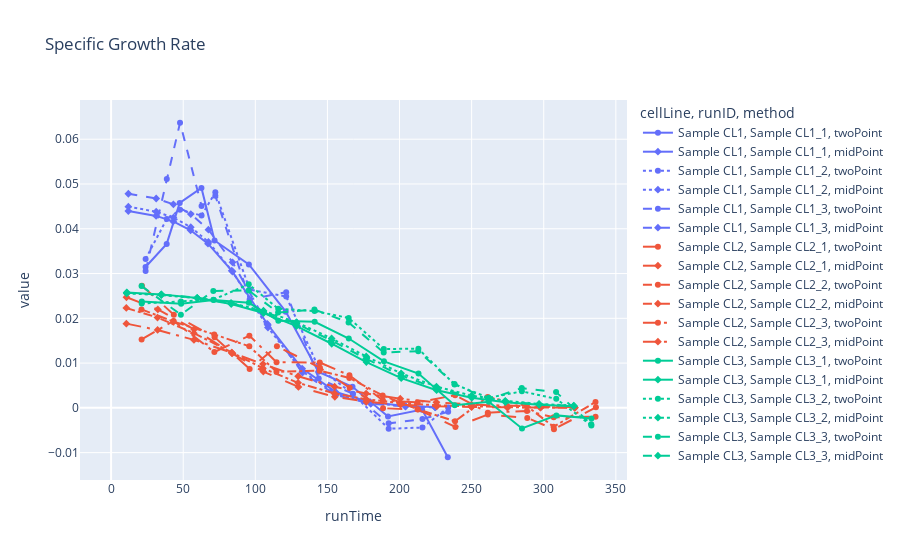

Here is the notebook cell this chart was saved with:
### Code cell
df = cell_df[(cell_df['profile']=='spRate') & (cell_df['kind']=='growthRate')]
fig = px.line(df, x='runTime', y='value', 
              title='Specific Growth Rate',
              color='cellLine', line_dash='runID', symbol='method')
fig

### Figure 1 — Plotly figure (JSON) as saved in the notebook; plotly's stock layout.template omitted (floating-point values rounded to 4 significant figures)
{"data": [{"hovertemplate": "cellLine=Sample CL1<br>runID=Sample CL1_1<br>method=twoPoint<br>runTime=%{x}<br>value=%{y}<extra></extra>", "legendgroup": "Sample CL1, Sample CL1_1, twoPoint", "line": {"color": "#636efa", "dash": "solid"}, "marker": {"symbol": "circle"}, "mode": "lines+markers", "name": "Sample CL1, Sample CL1_1, twoPoint", "orientation": "v", "showlegend": true, "type": "scatter", "x": [0, 23.88, 38.55, 47.58, 62.65, 71.75, 95.53, 121.1, 143.8, 167.4, 192, 215.7, 233.5], "xaxis": "x", "y": [null, 0.03146, 0.03662, 0.04578, 0.04912, 0.03739, 0.03202, 0.02149, 0.008038, 0.004712, -0.001938, -0.0003941, -0.01103], "yaxis": "y"}, {"hovertemplate": "cellLine=Sample CL1<br>runID=Sample CL1_1<br>method=midPoint<br>runTime=%{x}<br>value=%{y}<extra></extra>", "legendgroup": "Sample CL1, Sample CL1_1, midPoint", "line": {"color": "#636efa", "dash": "solid"}, "marker": {"symbol": "diamond"}, "mode": "lines+markers", "name": "Sample CL1, Sample CL1_1, midPoint", "orientation": "v", "showlegend": true, "type": "scatter", "x": [11.94, 31.22, 43.07, 55.12, 67.2, 83.64, 108.3, 132.5, 155.6, 179.7, 203.8, 224.6], "xaxis": "x", "y": [0.04394, 0.04287, 0.04164, 0.03967, 0.03667, 0.03065, 0.01873, 0.008782, 0.003568, 0.001281, 0.0004436, 0.0001764], "yaxis": "y"}, {"hovertemplate": "cellLine=Sample CL1<br>runID=Sample CL1_2<br>method=twoPoint<br>runTime=%{x}<br>value=%{y}<extra></extra>", "legendgroup": "Sample CL1, Sample CL1_2, twoPoint", "line": {"color": "#636efa", "dash": "dot"}, "marker": {"symbol": "circle"}, "mode": "lines+markers", "name": "Sample CL1, Sample CL1_2, twoPoint", "orientation": "v", "showlegend": true, "type": "scatter", "x": [0, 23.93, 38.62, 47.8, 62.72, 72.28, 96.1, 121.4, 144.0, 167.6, 192.5, 215.9, 233.7], "xaxis": "x", "y": [null, 0.03326, 0.0422, 0.04422, 0.04295, 0.04814, 0.02641, 0.02487, 0.008957, 0.003109, -0.004656, -0.0044, 0.0001023], "yaxis": "y"}, {"hovertemplate": "cellLine=Sample CL1<br>runID=Sample CL1_2<br>method=midPoint<br>runTime=%{x}<br>value=%{y}<extra></extra>", "legendgroup": "Sample CL1, Sample CL1_2, midPoint", "line": {"color": "#636efa", "dash": "dot"}, "marker": {"symbol": "diamond"}, "mode": "lines+markers", "name": "Sample CL1, Sample CL1_2, midPoint", "orientation": "v", "showlegend": true, "type": "scatter", "x": [11.97, 31.27, 43.21, 55.26, 67.5, 84.19, 108.8, 132.7, 155.8, 180.1, 204.2, 224.8], "xaxis": "x", "y": [0.04494, 0.04381, 0.04249, 0.04036, 0.03706, 0.03043, 0.01794, 0.008115, 0.003186, 0.001101, 0.000371, 0.000145], "yaxis": "y"}, {"hovertemplate": "cellLine=Sample CL1<br>runID=Sample CL1_3<br>method=twoPoint<br>runTime=%{x}<br>value=%{y}<extra></extra>", "legendgroup": "Sample CL1, Sample CL1_3, twoPoint", "line": {"color": "#636efa", "dash": "dash"}, "marker": {"symbol": "circle"}, "mode": "lines+markers", "name": "Sample CL1, Sample CL1_3, twoPoint", "orientation": "v", "showlegend": true, "type": "scatter", "x": [0, 23.93, 38.62, 47.8, 62.72, 72.28, 96.1, 121.4, 144.0, 167.6, 192.5, 215.9, 233.7], "xaxis": "x", "y": [null, 0.03059, 0.0511, 0.06368, 0.04506, 0.04737, 0.02425, 0.02582, 0.006562, 0.003151, -0.003455, -0.002506, -0.0008744], "yaxis": "y"}, {"hovertemplate": "cellLine=Sample CL1<br>runID=Sample CL1_3<br>method=midPoint<br>runTime=%{x}<br>value=%{y}<extra></extra>", "legendgroup": "Sample CL1, Sample CL1_3, midPoint", "line": {"color": "#636efa", "dash": "dash"}, "marker": {"symbol": "diamond"}, "mode": "lines+markers", "name": "Sample CL1, Sample CL1_3, midPoint", "orientation": "v", "showlegend": true, "type": "scatter", "x": [11.97, 31.27, 43.21, 55.26, 67.5, 84.19, 108.8, 132.7, 155.8, 180.1, 204.2, 224.8], "xaxis": "x", "y": [0.04781, 0.04676, 0.04546, 0.04329, 0.0398, 0.03251, 0.01851, 0.007854, 0.002872, 0.0009232, 0.0002902, 0.000107], "yaxis": "y"}, {"hovertemplate": "cellLine=Sample CL2<br>runID=Sample CL2_1<br>method=twoPoint<br>runTime=%{x}<br>value=%{y}<extra></extra>", "legendgroup": "Sample CL2, Sample CL2_1, twoPoint", "line": {"color": "#EF553B", "dash": "longdash"}, "marker": {"symbol": "circle"}, "mode": "lines+markers", "name": "Sample CL2, Sample CL2_1, twoPoint", "orientation": "v", "showlegend": true, "type": "scatter", "x": [0, 21.35, 43.48, 71.77, 96.07, 115.0, 144.8, 165.4, 188.6, 212.8, 238.8, 261.2, 288.6, 307.1, 336.2], "xaxis": "x", "y": [null, 0.0273, 0.02079, 0.01577, 0.008674, 0.01376, 0.008962, 0.004476, -7.59e-05, -0.0003918, -0.004255, -0.001491, -0.002244, -0.004757, 0.0001155], "yaxis": "y"}, {"hovertemplate": "cellLine=Sample CL2<br>runID=Sample CL2_1<br>method=midPoint<br>runTime=%{x}<br>value=%{y}<extra></extra>", "legendgroup": "Sample CL2, Sample CL2_1, midPoint", "line": {"color": "#EF553B", "dash": "longdash"}, "marker": {"symbol": "diamond"}, "mode": "lines+markers", "name": "Sample CL2, Sample CL2_1, midPoint", "orientation": "v", "showlegend": true, "type": "scatter", "x": [10.68, 32.42, 57.62, 83.92, 105.5, 129.9, 155.1, 177, 200.7, 225.8, 250, 274.9, 297.8, 321.6], "xaxis": "x", "y": [0.02471, 0.02198, 0.01754, 0.01215, 0.008104, 0.004679, 0.002469, 0.00137, 0.0007087, 0.0003483, 0.0001745, 8.538e-05, 4.417e-05, 2.227e-05], "yaxis": "y"}, {"hovertemplate": "cellLine=Sample CL2<br>runID=Sample CL2_2<br>method=twoPoint<br>runTime=%{x}<br>value=%{y}<extra></extra>", "legendgroup": "Sample CL2, Sample CL2_2, twoPoint", "line": {"color": "#EF553B", "dash": "dashdot"}, "marker": {"symbol": "circle"}, "mode": "lines+markers", "name": "Sample CL2, Sample CL2_2, twoPoint", "orientation": "v", "showlegend": true, "type": "scatter", "x": [0, 21.09, 43.24, 71.52, 95.82, 114.7, 144.6, 165.2, 188.3, 212.5, 238.5, 261.1, 288.3, 306.8, 335.9], "xaxis": "x", "y": [null, 0.02199, 0.01928, 0.01641, 0.01375, 0.008064, 0.008306, 0.006683, 0.002767, -0.0003117, -0.003, 0.002442, 0.0004039, -0.004212, 0.001315], "yaxis": "y"}, {"hovertemplate": "cellLine=Sample CL2<br>runID=Sample CL2_2<br>method=midPoint<br>runTime=%{x}<br>value=%{y}<extra></extra>", "legendgroup": "Sample CL2, Sample CL2_2, midPoint", "line": {"color": "#EF553B", "dash": "dashdot"}, "marker": {"symbol": "diamond"}, "mode": "lines+markers", "name": "Sample CL2, Sample CL2_2, midPoint", "orientation": "v", "showlegend": true, "type": "scatter", "x": [10.54, 32.16, 57.38, 83.67, 105.2, 129.6, 154.9, 176.8, 200.4, 225.5, 249.8, 274.7, 297.6, 321.4], "xaxis": "x", "y": [0.02232, 0.02016, 0.01669, 0.01235, 0.008851, 0.005586, 0.003229, 0.001934, 0.001083, 0.0005754, 0.000309, 0.0001626, 8.999e-05, 4.855e-05], "yaxis": "y"}, {"hovertemplate": "cellLine=Sample CL2<br>runID=Sample CL2_3<br>method=twoPoint<br>runTime=%{x}<br>value=%{y}<extra></extra>", "legendgroup": "Sample CL2, Sample CL2_3, twoPoint", "line": {"color": "#EF553B", "dash": "longdashdot"}, "marker": {"symbol": "circle"}, "mode": "lines+markers", "name": "Sample CL2, Sample CL2_3, twoPoint", "orientation": "v", "showlegend": true, "type": "scatter", "x": [0, 21.15, 43.32, 71.6, 95.88, 114.7, 144.7, 165.3, 188.4, 212.6, 238.5, 261.2, 288.4, 306.9, 335.9], "xaxis": "x", "y": [null, 0.01527, 0.01941, 0.01247, 0.01613, 0.01018, 0.01013, 0.007271, 0.00168, 0.001208, 0.002834, -0.001069, -0.0006833, -0.002099, -0.001981], "yaxis": "y"}, {"hovertemplate": "cellLine=Sample CL2<br>runID=Sample CL2_3<br>method=midPoint<br>runTime=%{x}<br>value=%{y}<extra></extra>", "legendgroup": "Sample CL2, Sample CL2_3, midPoint", "line": {"color": "#EF553B", "dash": "longdashdot"}, "marker": {"symbol": "diamond"}, "mode": "lines+markers", "name": "Sample CL2, Sample CL2_3, midPoint", "orientation": "v", "showlegend": true, "type": "scatter", "x": [10.57, 32.23, 57.46, 83.74, 105.3, 129.7, 155.0, 176.8, 200.5, 225.6, 249.9, 274.8, 297.6, 321.4], "xaxis": "x", "y": [0.01881, 0.0174, 0.01518, 0.01231, 0.009777, 0.007057, 0.004721, 0.003198, 0.002032, 0.001226, 0.00074, 0.0004366, 0.0002678, 0.0001605], "yaxis": "y"}, {"hovertemplate": "cellLine=Sample CL3<br>runID=Sample CL3_1<br>method=twoPoint<br>runTime=%{x}<br>value=%{y}<extra></extra>", "legendgroup": "Sample CL3, Sample CL3_1, twoPoint", "line": {"color": "#00cc96", "dash": "solid"}, "marker": {"symbol": "circle"}, "mode": "lines+markers", "name": "Sample CL3, Sample CL3_1, twoPoint", "orientation": "v", "showlegend": true, "type": "scatter", "x": [0.6167, 21.28, 48.55, 71.05, 95.53, 116.0, 141.2, 164.8, 189.2, 213.1, 238.3, 261.9, 284.9, 308.8, 333.1], "xaxis": "x", "y": [null, 0.02375, 0.02323, 0.02409, 0.02346, 0.01943, 0.01922, 0.01549, 0.0104, 0.007649, 0.0005853, 0.001355, -0.004597, -0.001682, -0.002389], "yaxis": "y"}, {"hovertemplate": "cellLine=Sample CL3<br>runID=Sample CL3_1<br>method=midPoint<br>runTime=%{x}<br>value=%{y}<extra></extra>", "legendgroup": "Sample CL3, Sample CL3_1, midPoint", "line": {"color": "#00cc96", "dash": "solid"}, "marker": {"symbol": "diamond"}, "mode": "lines+markers", "name": "Sample CL3, Sample CL3_1, midPoint", "orientation": "v", "showlegend": true, "type": "scatter", "x": [10.95, 34.92, 59.8, 83.29, 105.8, 128.6, 153.0, 177.0, 201.2, 225.7, 250.1, 273.4, 296.8, 320.9], "xaxis": "x", "y": [0.02578, 0.02534, 0.02453, 0.02319, 0.02118, 0.01826, 0.01432, 0.01022, 0.006627, 0.00395, 0.00224, 0.001262, 0.0006973, 0.0003747], "yaxis": "y"}, {"hovertemplate": "cellLine=Sample CL3<br>runID=Sample CL3_2<br>method=twoPoint<br>runTime=%{x}<br>value=%{y}<extra></extra>", "legendgroup": "Sample CL3, Sample CL3_2, twoPoint", "line": {"color": "#00cc96", "dash": "dot"}, "marker": {"symbol": "circle"}, "mode": "lines+markers", "name": "Sample CL3, Sample CL3_2, twoPoint", "orientation": "v", "showlegend": true, "type": "scatter", "x": [0.5333, 21.2, 48.47, 70.97, 95.45, 115.9, 141.1, 164.7, 189.1, 213.1, 238.2, 261.8, 284.8, 308.7, 333.0], "xaxis": "x", "y": [null, 0.02331, 0.02375, 0.02417, 0.02759, 0.02213, 0.02162, 0.02007, 0.01316, 0.01319, 0.005244, 0.002255, 0.003686, 0.002015, -0.003915], "yaxis": "y"}, {"hovertemplate": "cellLine=Sample CL3<br>runID=Sample CL3_2<br>method=midPoint<br>runTime=%{x}<br>value=%{y}<extra></extra>", "legendgroup": "Sample CL3, Sample CL3_2, midPoint", "line": {"color": "#00cc96", "dash": "dot"}, "marker": {"symbol": "diamond"}, "mode": "lines+markers", "name": "Sample CL3, Sample CL3_2, midPoint", "orientation": "v", "showlegend": true, "type": "scatter", "x": [10.87, 34.83, 59.72, 83.21, 105.7, 128.5, 152.9, 176.9, 201.1, 225.6, 250.0, 273.3, 296.7, 320.8], "xaxis": "x", "y": [0.02556, 0.0252, 0.02452, 0.0234, 0.02169, 0.01913, 0.0155, 0.01148, 0.007712, 0.004738, 0.002749, 0.001575, 0.0008812, 0.0004786], "yaxis": "y"}, {"hovertemplate": "cellLine=Sample CL3<br>runID=Sample CL3_3<br>method=twoPoint<br>runTime=%{x}<br>value=%{y}<extra></extra>", "legendgroup": "Sample CL3, Sample CL3_3, twoPoint", "line": {"color": "#00cc96", "dash": "dash"}, "marker": {"symbol": "circle"}, "mode": "lines+markers", "name": "Sample CL3, Sample CL3_3, twoPoint", "orientation": "v", "showlegend": true, "type": "scatter", "x": [0.45, 21.12, 48.38, 70.88, 95.37, 115.8, 141, 164.7, 189.0, 213.0, 238.1, 261.8, 284.8, 308.6, 332.9], "xaxis": "x", "y": [null, 0.0272, 0.0208, 0.02611, 0.02622, 0.02128, 0.02196, 0.01909, 0.01236, 0.01267, 0.005326, 0.00193, 0.004418, 0.003521, -0.003658], "yaxis": "y"}, {"hovertemplate": "cellLine=Sample CL3<br>runID=Sample CL3_3<br>method=midPoint<br>runTime=%{x}<br>value=%{y}<extra></extra>", "legendgroup": "Sample CL3, Sample CL3_3, midPoint", "line": {"color": "#00cc96", "dash": "dash"}, "marker": {"symbol": "diamond"}, "mode": "lines+markers", "name": "Sample CL3, Sample CL3_3, midPoint", "orientation": "v", "showlegend": true, "type": "scatter", "x": [10.78, 34.75, 59.63, 83.13, 105.6, 128.4, 152.8, 176.8, 201.0, 225.5, 249.9, 273.3, 296.7, 320.8], "xaxis": "x", "y": [0.0257, 0.02531, 0.02458, 0.02337, 0.02153, 0.01881, 0.01503, 0.01095, 0.007241, 0.004386, 0.002516, 0.001429, 0.0007944, 0.000429], "yaxis": "y"}], "layout": {"legend": {"title": {"text": "cellLine, runID, method"}, "tracegroupgap": 0}, "title": {"text": "Specific Growth Rate"}, "xaxis": {"anchor": "y", "domain": [0, 1], "title": {"text": "runTime"}}, "yaxis": {"anchor": "x", "domain": [0, 1], "title": {"text": "value"}}}}
